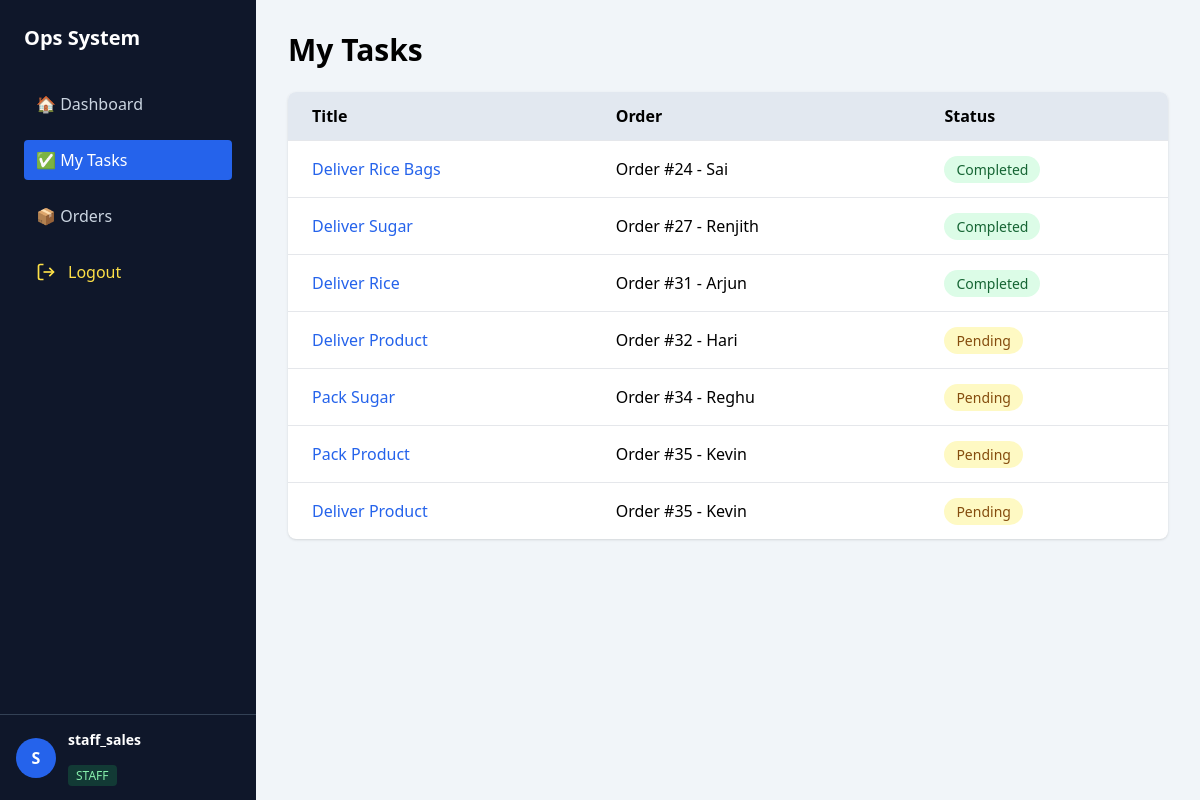
The page /tasks/ (signed in) on the database its author committed.
### tasks/models.py (models this page shows, shortened)
class Task(models.Model):
    STATUS_CHOICES = (
        ('PENDING', 'Pending'),
        ('IN_PROGRESS', 'In Progress'),
        ('COMPLETED', 'Completed'),
    )
    title = models.CharField(max_length=200)
    order = models.ForeignKey(
        Order,
        on_delete=models.CASCADE,
        related_name='tasks',
        null=True,
        blank=True
    )
    assigned_to = models.ForeignKey(
        User,
        on_delete=models.SET_NULL,
        null=True,
        blank=True
    )
    status = models.CharField(
        max_length=20,
        choices=STATUS_CHOICES,
        default='PENDING'
    )
    due_date = models.DateField(null=True, blank=True)
    created_at = models.DateTimeField(auto_now_add=True)
    completed_at = models.DateTimeField(null=True, blank=True)

### orders/models.py (models this page shows, shortened)
class Order(models.Model):
    STATUS_CHOICES = (
        ('NEW', 'New'),
        ('IN_PROGRESS', 'In Progress'),
        ('COMPLETED', 'Completed'),
        ('CANCELLED', 'Cancelled'),
    )
    customer_name = models.CharField(max_length=100)
    product = models.ForeignKey(Product, on_delete=models.PROTECT)
    quantity = models.PositiveIntegerField()
    status = models.CharField(
        max_length=20,
        choices=STATUS_CHOICES,
        default='NEW'
    )
    assigned_to = models.ForeignKey(
        User,
        on_delete=models.SET_NULL,
        null=True,
        blank=True
    )
    created_at = models.DateTimeField(auto_now_add=True)
    def __str__(self):
        return f"Order #{self.id} - {self.customer_name}"

### core/views.py (the view)
# urls.py: path('tasks/', views.my_tasks, name='my_tasks'),
@login_required
def my_tasks(request):
    tasks = Task.objects.filter(assigned_to=request.user)
    return render(request, 'core/tasks.html', {'tasks': tasks})

### core/templates/core/tasks.html
{% extends "core/base.html" %}
{% block content %}
<h1 class="text-3xl font-bold mb-6">My Tasks</h1>
<div class="bg-white shadow rounded-lg overflow-hidden">
<table class="min-w-full">
    <thead class="bg-slate-200 text-left">
        <tr>
            <th class="px-6 py-3">Title</th>
            <th class="px-6 py-3">Order</th>
            <th class="px-6 py-3">Status</th>
        </tr>
    </thead>
    <tbody>
        {% for task in tasks %}
        <tr class="border-t hover:bg-slate-50">
            <td class="px-6 py-4">
                <a href="{% url 'task_detail' task.id %}"
                   class="text-blue-600 hover:underline">
                    {{ task.title }}
                </a>
            </td>
            <td class="px-6 py-4">{{ task.order }}</td>
            <td class="px-6 py-4">
                {% if task.status == 'PENDING' %}
                    <span class="px-3 py-1 bg-yellow-100 text-yellow-800 rounded-full text-sm">
                        Pending
                    </span>
                {% elif task.status == 'IN_PROGRESS' %}
                    <span class="px-3 py-1 bg-blue-100 text-blue-800 rounded-full text-sm">
                        In Progress
                    </span>
                {% else %}
                    <span class="px-3 py-1 bg-green-100 text-green-800 rounded-full text-sm">
                        Completed
                    </span>
                {% endif %}
            </td>
        </tr>
        {% empty %}
        <tr>
            <td colspan="3" class="text-center text-gray-500 py-8">
                No tasks assigned
            </td>
        </tr>
        {% endfor %}
    </tbody>
</table>
</div>
{% endblock %}

### core/templates/core/base.html (shortened to what this page needs)
<!DOCTYPE html>
<html lang="en">
<head>
    <script src="https://cdn.tailwindcss.com"></script>
</head>
<body class="bg-slate-100 h-screen overflow-hidden flex">
{% if user.is_authenticated %}
<aside class="w-64 bg-slate-900 text-white h-screen flex flex-col">
    <div class="p-6">
        <h2 class="text-xl font-bold mb-8">Ops System</h2>
        <nav class="space-y-4">
            <a href="/"
               class="flex items-center gap-3 px-3 py-2 rounded
               {% if request.path == '/' %}
                   bg-blue-600 text-white
               {% else %}
                   text-slate-300 hover:bg-slate-800
               {% endif %}">
                🏠 Dashboard
            </a>
            <a href="/tasks/"
               class="flex items-center gap-3 px-3 py-2 rounded
               {% if request.path|slice:':7' == '/tasks/' %}
                   bg-blue-600 text-white
               {% else %}
                   text-slate-300 hover:bg-slate-800
               {% endif %}">
                ✅ My Tasks
            </a>
            <a href="/orders/"
               class="flex items-center gap-3 px-3 py-2 rounded
               {% if request.path|slice:':8' == '/orders/' %}
                   bg-blue-600 text-white
               {% else %}
                   text-slate-300 hover:bg-slate-800
               {% endif %}">
                📦 Orders
            </a>
            <a href="/logout/"
                class="flex items-center gap-3 px-3 py-2 rounded
                        text-yellow-300 hover:bg-yellow-900/30 hover:text-yellow-200 transition">
                    <svg class="w-5 h-5" fill="none" stroke="currentColor" stroke-width="2"
                        viewBox="0 0 24 24">
                        <path d="M9 21H5a2 2 0 0 1-2-2V5a2 2 0 0 1 2-2h4"></path>
                        <path d="M16 17l5-5-5-5"></path>
                        <path d="M21 12H9"></path>
                    </svg>
                    Logout
                </a>
        </nav>
    </div>
    <div class="flex-1"></div>
    <div class="border-t border-slate-700 p-4 flex items-center gap-3">
        <div class="h-10 w-10 rounded-full bg-blue-600 flex items-center justify-center font-bold">
            {{ user.username|slice:":1"|upper }}
        </div>
        <div class="text-sm leading-tight">
            <p class="font-semibold">
                {{ user.get_full_name|default:user.username }}
            </p>
            <br>
            {% if user.is_superuser %}
                <span class="text-xs bg-red-500/20 text-red-300 px-2 py-0.5 rounded">
                    ADMIN
                </span>
            {% else %}
                <span class="text-xs bg-green-500/20 text-green-300 px-2 py-0.5 rounded">
                    STAFF
                </span>
            {% endif %}
        </div>
    </div>
</aside>
{% endif %}
<main class="flex-1 p-8 overflow-y-auto">
    {% block content %}{% endblock %}
</main>
</body>
</html>

### rows shown on the page
Task: title "Deliver Rice Bags", order "Order #24 - Sai", status "Completed"
Task: title "Deliver Sugar", order "Order #27 - Renjith", status "Completed"
Task: title "Deliver Rice", order "Order #31 - Arjun", status "Completed"
Task: title "Deliver Product", order "Order #32 - Hari", status "Pending"
Task: title "Pack Sugar", order "Order #34 - Reghu", status "Pending"
Task: title "Pack Product", order "Order #35 - Kevin", status "Pending"
Task: title "Deliver Product", order "Order #35 - Kevin", status "Pending"

### other values the page prints
{{ user.username|slice:":1"|upper }} "S"
{{ user.get_full_name|default:user.username }} "staff_sales"
